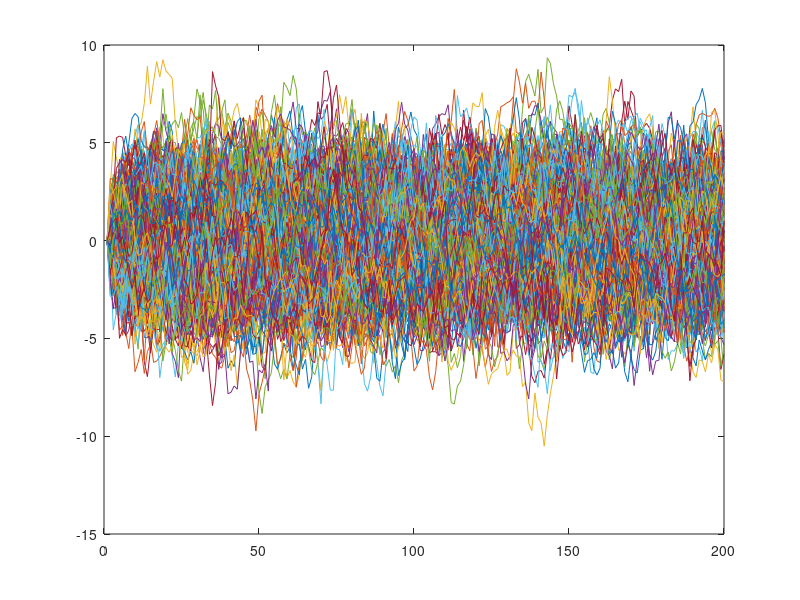

This chart was generated by the following MATLAB code: (Note: this script raises an error after producing the figure.)
clear all
close all

N=200;                          % Количество отсчетов
K=400;                          % Количество реализаций
mu=0;                           % Среднее по ансамблю
sigma=1;                        % 
l1=2;
l2=20;

scatter_pos1=[10,9 ;50,49;100,99;200,199]
scatter_pos2=[50,40;100,90;200,190]

rm_walk = zeros(N,K);   % Генерация матрицы с NxK


%{
----Генерация случайного блуждания c затуханием------
%}
for i=1:K;
    for j=2:N;
        rm_walk(j,i)= 0.9*rm_walk(j-1,i) + normrnd(mu, sigma);
    end
end 

%{
----Построение всех реализаций на одном полотне------
%}
figure
for i=1:K;
    plot(rm_walk(:,i))
    hold on
end

%{
--------Построение диаграмм рассеяния---------
%}
figure
scatter_rm_walk(rm_walk, scatter_pos1,1)
scatter_rm_walk(rm_walk, scatter_pos2,2)

%{
-----Расчет автокорр функции----
%}
rm_walk_shifted=circshift(rm_walk,1);
rm_walk_times=rm_walk_shifted.*rm_walk;

for i=1:N;
    autocorr_rm_walk(i)=mean(rm_walk_times(i,:));
end

figure
plot(autocorr_rm_walk)
hold on
%{
-----Теоретический расчет sigma и АКФ----
%}

sigma=std(rm_walk(:,5))
a_corr=mean(rm_walk(:,5).*rm_walk(:,5-l1))


function scatter_rm_walk(rm_walk, scatter_pos,plot_number)
k=length(scatter_pos(:,1))
for i=1:k;
    subplot(2,1,plot_number)
    scatter(rm_walk(scatter_pos(i,1),:),rm_walk(scatter_pos(i,2),:)); 
    hold on
end
hold off
end
